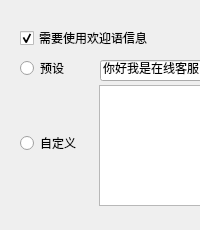
                 <widget class="QWidget" name="page_welcome">
                  <layout class="QVBoxLayout" name="verticalLayout_15">
                   <property name="spacing">
                    <number>20</number>
                   </property>
                   <property name="leftMargin">
                    <number>10</number>
                   </property>
                   <property name="topMargin">
                    <number>10</number>
                   </property>
                   <property name="rightMargin">
                    <number>0</number>
                   </property>
                   <property name="bottomMargin">
                    <number>0</number>
                   </property>
                   <item>
                    <widget class="QWidget" name="widget_12" native="true">
                     <property name="minimumSize">
                      <size>
                       <width>0</width>
                       <height>200</height>
                      </size>
                     </property>
                     <property name="maximumSize">
                      <size>
                       <width>16777213</width>
                       <height>200</height>
                      </size>
                     </property>
                     <widget class="QCheckBox" name="ReplyWelcome_enabled">
                      <property name="geometry">
                       <rect>
                        <x>10</x>
                        <y>20</y>
                        <width>131</width>
                        <height>16</height>
                       </rect>
                      </property>
                      <property name="text">
                       <string>需要使用欢迎语信息</string>
                      </property>
                      <property name="checked">
                       <bool>true</bool>
                      </property>
                     </widget>
                     <widget class="QLineEdit" name="lineEdit_Rewelcome">
                      <property name="geometry">
                       <rect>
                        <x>90</x>
                        <y>50</y>
                        <width>201</width>
                        <height>21</height>
                       </rect>
                      </property>
                      <property name="text">
                       <string>你好我是在线客服，很高兴为你服务</string>
                      </property>
                      <property name="readOnly">
                       <bool>true</bool>
                      </property>
                     </widget>
                     <widget class="QRadioButton" name="ResetRadio">
                      <property name="geometry">
                       <rect>
                        <x>10</x>
                        <y>50</y>
                        <width>51</width>
                        <height>16</height>
                       </rect>
                      </property>
                      <property name="text">
                       <string>预设</string>
                      </property>
                      <property name="checked">
                       <bool>false</bool>
                      </property>
                     </widget>
                     <widget class="QRadioButton" name="selfsetRadio">
                      <property name="geometry">
                       <rect>
                        <x>10</x>
                        <y>125</y>
                        <width>61</width>
                        <height>16</height>
                       </rect>
                      </property>
                      <property name="text">
                       <string>自定义</string>
                      </property>
                     </widget>
                     <widget class="QTextEdit" name="selfsetWelcomeEdit">
                      <property name="enabled">
                       <bool>true</bool>
                      </property>
                      <property name="geometry">
                       <rect>
                        <x>89</x>
                        <y>75</y>
                        <width>311</width>
                        <height>121</height>
                       </rect>
                      </property>
                     </widget>
                    </widget>
                   </item>
                   <item>
                    <spacer name="verticalSpacer_7">
                     <property name="orientation">
                      <enum>Qt::Vertical</enum>
                     </property>
                     <property name="sizeHint" stdset="0">
                      <size>
                       <width>20</width>
                       <height>20</height>
                      </size>
                     </property>
                    </spacer>
                   </item>
                  </layout>
                 </widget>
